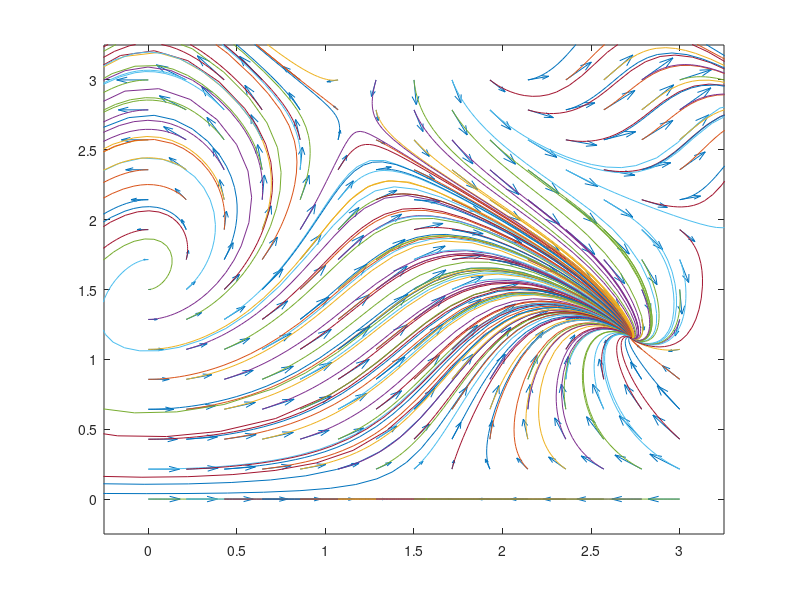

Source code (MATLAB):
c = 15;
[x, y] = meshgrid(linspace(0, 3, c), linspace(0, 3, c));
u = cos(x - y); v = sin(x .* y);
quiver(x, y, u, v), hold on

initial = [
    1 1
    0 0
    0 1
    2.3 1
    0 1.3
    1.5 3
    3 0.2
    ];
initial = [x(:) y(:)];
for i = 1 : length(initial)
    x0 = initial(i, 1); y0 = initial(i, 2);
    
    % y is [x, y]
    odefun = @(t, y) [cos(y(1) - y(2)); sin(y(1) * y(2))];
    
    tspan = [0 100];
    [t, y] = ode45(odefun, tspan, [x0 y0]);
    plot(y(:, 1), y(:, 2))
end

hold off, axis([0 3 0 3] + 0.25 * [-1 1 -1 1])